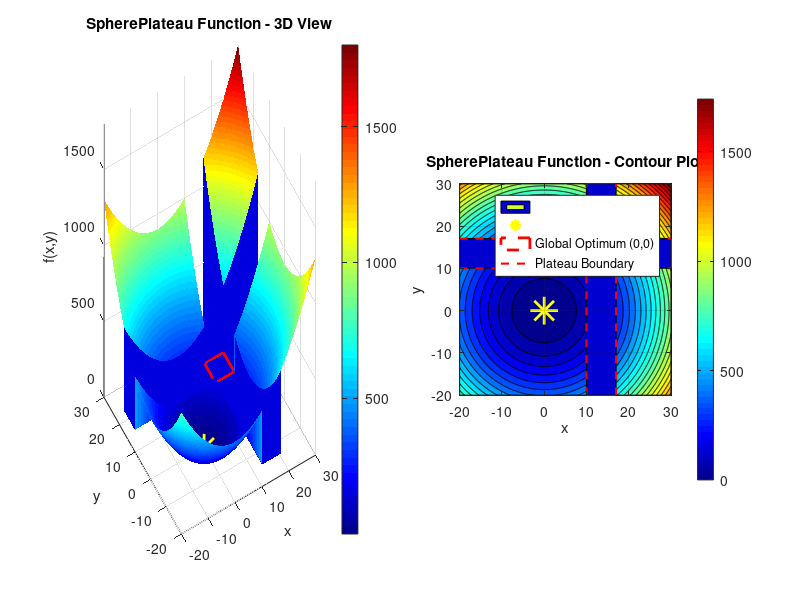
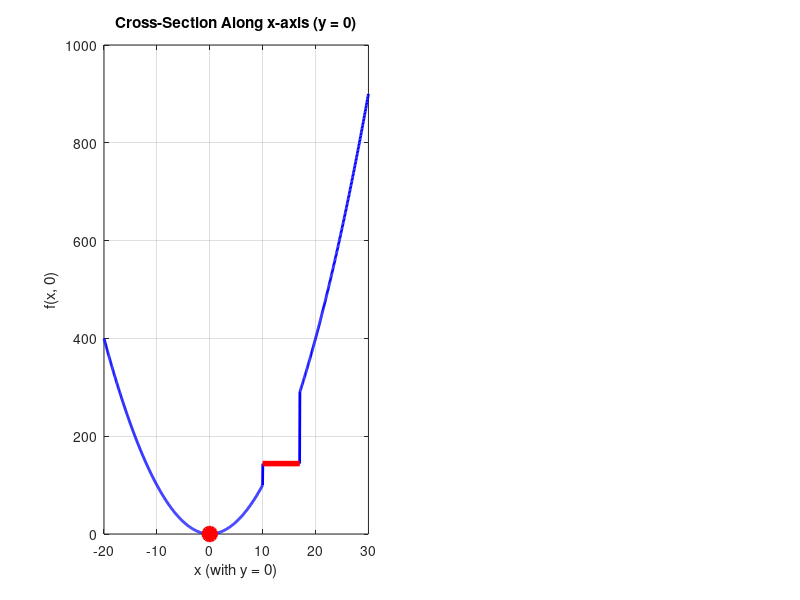

The MATLAB source for these figures, in order: (Note: this script raises an error after producing the figures.)
% MATLAB script to plot the SpherePlateau function
% f(x,y) = 144 if any x_i in [10, 17]
%        = x^2 + y^2 otherwise
%
% This is a modified Sphere function with a plateau region

% Define the domain
x = linspace(-20, 30, 500);
y = linspace(-20, 30, 500);
[X, Y] = meshgrid(x, y);

% Initialize Z matrix
Z = zeros(size(X));

% Calculate the SpherePlateau function
for i = 1:length(x)
    for j = 1:length(y)
        xval = X(i,j);
        yval = Y(i,j);

        % Check if either coordinate is in the plateau region [10, 17]
        if (xval >= 10 && xval <= 17) || (yval >= 10 && yval <= 17)
            Z(i,j) = 144;
        else
            Z(i,j) = xval^2 + yval^2;
        end
    end
end

% Create the 3D surface plot
figure('Position', [100, 100, 1200, 500]);

% Subplot 1: 3D surface
subplot(1, 2, 1);
surf(X, Y, Z, 'EdgeColor', 'none');
colormap(jet);
colorbar;
xlabel('x');
ylabel('y');
zlabel('f(x,y)');
title('SpherePlateau Function - 3D View');
view(-30, 30);
grid on;
axis tight;

% Mark the global optimum at origin
hold on;
plot3(0, 0, 0, 'y*', 'MarkerSize', 20, 'LineWidth', 2);
% Draw the plateau boundaries
plateau_x = [10, 17, 17, 10, 10];
plateau_y = [10, 10, 17, 17, 10];
plateau_z = 144 * ones(1, 5);
plot3(plateau_x, plateau_y, plateau_z, 'r-', 'LineWidth', 2);
hold off;

% Subplot 2: Contour plot
subplot(1, 2, 2);
contourf(X, Y, Z, 30);
colormap(jet);
colorbar;
xlabel('x');
ylabel('y');
title('SpherePlateau Function - Contour Plot');
grid on;
axis equal;
xlim([-20 30]);
ylim([-20 30]);

% Mark important features
hold on;
% Mark the global optimum
plot(0, 0, 'y*', 'MarkerSize', 20, 'LineWidth', 2);
% Draw rectangle showing plateau region
rectangle('Position', [10, 10, 7, 7], 'EdgeColor', 'r', 'LineWidth', 2, 'LineStyle', '--');
% Add cross-shaped plateau region (since it's OR condition)
plot([10 10], [-20 30], 'r--', 'LineWidth', 1.5);
plot([17 17], [-20 30], 'r--', 'LineWidth', 1.5);
plot([-20 30], [10 10], 'r--', 'LineWidth', 1.5);
plot([-20 30], [17 17], 'r--', 'LineWidth', 1.5);
legend('', '', 'Global Optimum (0,0)', 'Plateau Boundary', 'Location', 'northeast');
hold off;

% Create a third figure showing cross-sections
figure('Position', [100, 650, 1200, 400]);

% Subplot 1: Cross-section along x-axis (y=0)
subplot(1, 2, 1);
x_vals = linspace(-20, 30, 1000);
f_x = zeros(size(x_vals));
for i = 1:length(x_vals)
    if x_vals(i) >= 10 && x_vals(i) <= 17
        f_x(i) = 144;
    else
        f_x(i) = x_vals(i)^2;
    end
end
plot(x_vals, f_x, 'b-', 'LineWidth', 2);
grid on;
xlabel('x (with y = 0)');
ylabel('f(x, 0)');
title('Cross-Section Along x-axis (y = 0)');
hold on;
plot(0, 0, 'ro', 'MarkerSize', 10, 'LineWidth', 2, 'MarkerFaceColor', 'r');
% Mark plateau region
plot([10 17], [144 144], 'r-', 'LineWidth', 4);
xline(10, 'r--', 'LineWidth', 1);
xline(17, 'r--', 'LineWidth', 1);
legend('f(x, 0)', 'Global minimum', 'Plateau', 'Location', 'north');
hold off;

% Subplot 2: Cross-section along y-axis (x=0)
subplot(1, 2, 2);
y_vals = linspace(-20, 30, 1000);
f_y = zeros(size(y_vals));
for i = 1:length(y_vals)
    if y_vals(i) >= 10 && y_vals(i) <= 17
        f_y(i) = 144;
    else
        f_y(i) = y_vals(i)^2;
    end
end
plot(y_vals, f_y, 'b-', 'LineWidth', 2);
grid on;
xlabel('y (with x = 0)');
ylabel('f(0, y)');
title('Cross-Section Along y-axis (x = 0)');
hold on;
plot(0, 0, 'ro', 'MarkerSize', 10, 'LineWidth', 2, 'MarkerFaceColor', 'r');
% Mark plateau region
plot([10 17], [144 144], 'r-', 'LineWidth', 4);
xline(10, 'r--', 'LineWidth', 1);
xline(17, 'r--', 'LineWidth', 1);
legend('f(0, y)', 'Global minimum', 'Plateau', 'Location', 'north');
hold off;

% Print some information
fprintf('SpherePlateau Function Properties:\n');
fprintf('Function: f(x,y) = 144 if (x in [10,17] OR y in [10,17])\n');
fprintf('                 = x^2 + y^2 otherwise\n');
fprintf('Domain: x, y in [-100, 100] (shown [-20, 30])\n');
fprintf('Global optimum: (0, 0) with f(0, 0) = 0\n');
fprintf('Plateau value: 144 (= 12^2, where 12 is midpoint of [10, 17])\n');
fprintf('Plateau region: Cross-shaped region where x in [10,17] OR y in [10,17]\n');
fprintf('\nProperties:\n');
fprintf('  - Unimodal (single global minimum)\n');
fprintf('  - Discontinuous at plateau boundaries\n');
fprintf('  - Flat plateau at height 144\n');
fprintf('  - Based on Sphere function with modified region\n');
fprintf('  - Tests algorithm behavior with flat regions\n');
fprintf('  - Gradient is zero on the plateau\n');
fprintf('\nValues at key points:\n');
fprintf('  f(0, 0) = 0 (global minimum)\n');
fprintf('  f(10, 0) = 100 (edge of plateau, but y=0 so still sphere)\n');
fprintf('  f(0, 10) = 100 (edge of plateau, but x=0 so still sphere)\n');
fprintf('  f(10, 10) = 144 (inside plateau)\n');
fprintf('  f(13.5, 13.5) = 144 (center of plateau)\n');
fprintf('  f(17, 17) = 144 (other corner of plateau)\n');
fprintf('  f(20, 20) = 800 (outside plateau)\n');
